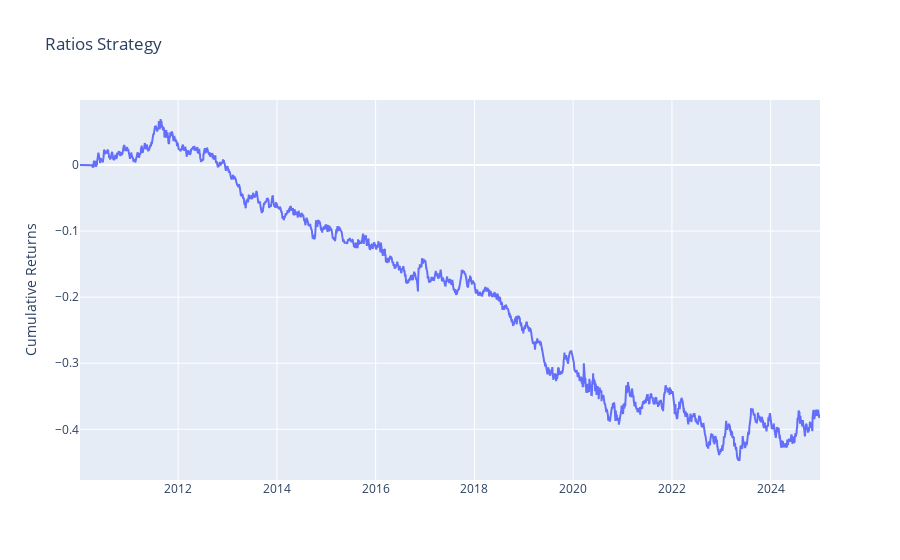

The notebook cell this image was saved under:
### Code cell
fig = go.Figure()


fig.add_trace(
    go.Scatter(
        x = portfolio_returns.index,
        y = portfolio_returns.cumsum()
    )
)

fig.update_layout(title = 'Ratios Strategy')
fig.update_yaxes(title = 'Cumulative Returns')
fig.show()

### Figure 1 — Plotly figure (JSON) as saved in the notebook; plotly's stock layout.template omitted (floating-point values rounded to 4 significant figures; data arrays with more than 128 entries replaced by an {"elided": "..."} marker saying what was removed)
{"data": [{"type": "scatter", "x": {"elided": "3773 str values"}, "y": {"elided": "3773 float values"}}], "layout": {"title": {"text": "Ratios Strategy"}, "yaxis": {"title": {"text": "Cumulative Returns"}}}}
